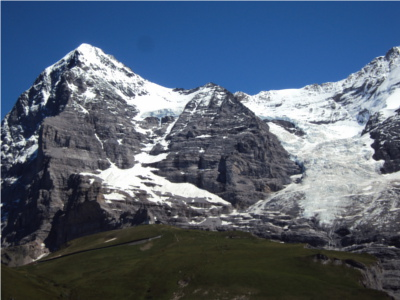
//> input picture images/Hill1.jpg, 400 x 300 px
$ ./main   (built with g++ and OpenCV 4)
//> lines starting //> are read from the running program, lines starting //| are printed output that depends on the picture; after the words box and inside, x2 and y2 are one past the last pixel; in counts of white or black regions, pixels touching at a corner belong together
#include <opencv2/core.hpp>
#include <opencv2/imgcodecs.hpp>
#include <opencv2/highgui.hpp>
#include "opencv2/opencv.hpp"
#include <iostream>
#include <opencv2/features2d.hpp>
#include "opencv2/xfeatures2d.hpp"
#include <stdio.h>
#include <opencv2/stitching/detail/blenders.hpp>

using namespace std;
using namespace cv;
using namespace cv::xfeatures2d;
using namespace detail;

Mat crop_image(Mat result)
{
    // //Finding the largest contour i.e remove the black region from image

    Mat img_gray;
    img_gray = result.clone();
    img_gray.convertTo(img_gray, CV_8UC1);
    cvtColor(img_gray, img_gray, COLOR_BGR2GRAY);
    threshold(img_gray, img_gray, 25, 255, THRESH_BINARY); //Threshold the gray

    vector<vector<Point> > contours; // Vector for storing contour
    vector<Vec4i> hierarchy;
    findContours(img_gray, contours, hierarchy, RETR_CCOMP, CHAIN_APPROX_SIMPLE); // Find the contours in the image
    int largest_area = 0;
    int largest_contour_index = 0;
    Rect bounding_rect;


    for (int i = 0; i< contours.size(); i++) // iterate through each contour.
    {
        double a = contourArea(contours[i], false);  //  Find the area of contour
        if (a>largest_area)
        {
            largest_area = a;
            largest_contour_index = i;                //Store the index of largest contour
            bounding_rect = boundingRect(contours[i]); // Find the bounding rectangle for biggest contour

        }

    }
    result = result(Rect(bounding_rect.x, bounding_rect.y, bounding_rect.width, bounding_rect.height));
    return result;

}

int main()
{

//  Initializing variables

    //  Read images
    Mat image1 = imread("images/Hill1.jpg");
//> image1 is the input picture: 300 rows x 400 cols, CV_8UC3; mean B, G, R 113.4, 95.7, 82.9
    Mat image2 = imread("images/Hill2.jpg");
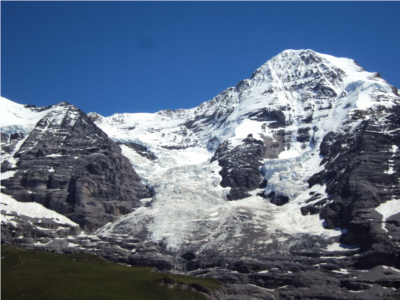
//> input picture images/Hill2.jpg, 400 x 300 px
//> image2 is the input picture: 300 rows x 400 cols, CV_8UC3; mean B, G, R 131, 108.6, 93
    Mat im1 = image1;

    //  Detector and Descriptor
    Ptr<AgastFeatureDetector> detector = AgastFeatureDetector::create();
    Ptr<FREAK> descriptor = FREAK::create();

    //  Key-points
    vector<KeyPoint> lastFramekeypoints1, lastFramekeypoints2;

    //  Descriptors
    Mat lastFrameDescriptors1, lastFrameDescriptors2;

    //  Matcher
    Ptr<cv::DescriptorMatcher> matcher = DescriptorMatcher::create(DescriptorMatcher::FLANNBASED);
    vector<vector<DMatch>> knn_matches;

    //  Finding key-points and their descriptors
    Mat img1_keypoints, img2_keypoints;
    detector->detect(image1, lastFramekeypoints1);
//> lastFramekeypoints1 = 3456 keypoints; strongest (x, y, size): (371, 145, 7), (166, 148, 7), (152, 171, 7), (95, 134, 7)
    detector->detect(image2, lastFramekeypoints2);
//> lastFramekeypoints2 = 3843 keypoints; strongest (x, y, size): (250, 135, 7), (219, 172, 7), (310, 193, 7), (229, 188, 7)
    descriptor->compute(image1, lastFramekeypoints1, lastFrameDescriptors1);
//> lastFramekeypoints1 = 3019 keypoints; strongest (x, y, size): (371, 145, 7), (166, 148, 7), (152, 171, 7), (95, 134, 7)
    descriptor->compute(image2, lastFramekeypoints2, lastFrameDescriptors2);
//> lastFramekeypoints2 = 3328 keypoints; strongest (x, y, size): (250, 135, 7), (219, 172, 7), (310, 193, 7), (229, 188, 7)

    if(lastFrameDescriptors1.type()!=CV_32F)
    {
        lastFrameDescriptors1.convertTo(lastFrameDescriptors1, CV_32F);
    }

    if(lastFrameDescriptors2.type()!=CV_32F)
    {
        lastFrameDescriptors2.convertTo(lastFrameDescriptors2, CV_32F);
    }

    //Draw Keypoints on images
    drawKeypoints(image1, lastFramekeypoints1, img1_keypoints, Scalar::all(-1),
                  DrawMatchesFlags::DEFAULT);
    drawKeypoints(image2, lastFramekeypoints2, img2_keypoints, Scalar::all(-1),
                  DrawMatchesFlags::DEFAULT);
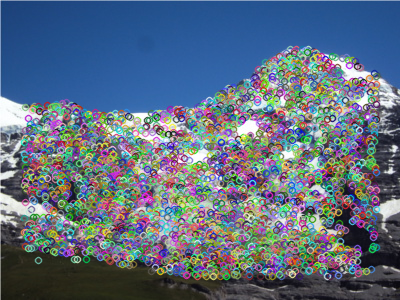
//> img2_keypoints: 300 rows x 400 cols, CV_8UC3; mean B, G, R 127.8, 109.2, 94
    //  Show detected (drawn) key-points on images
    imwrite("output_images/img1_keypoints.jpeg", img1_keypoints);
    imwrite("output_images/img2_keypoints.jpeg", img2_keypoints);

    //  Match the descriptors between the two images
    matcher->knnMatch( lastFrameDescriptors1,lastFrameDescriptors2, knn_matches, 2);
//> knn_matches = 3019 matches

    //  Filter matches using the Lowe's ratio test (KNN)
    const float ratio_thresh = 0.7f;
    std::vector<DMatch> good_matches;
    for (size_t i = 0; i < knn_matches.size(); i++)
    {
        if (knn_matches[i][0].distance < ratio_thresh * knn_matches[i][1].distance)
        {
            good_matches.push_back(knn_matches[i][0]);
        }
    }
//> after the loop, good_matches = 431 matches
    // Draw matches
    Mat img_matches;
    drawMatches(image1, lastFramekeypoints1, image2, lastFramekeypoints2, good_matches, img_matches, Scalar::all(-1),
                Scalar::all(-1), std::vector<char>(), DrawMatchesFlags::NOT_DRAW_SINGLE_POINTS );
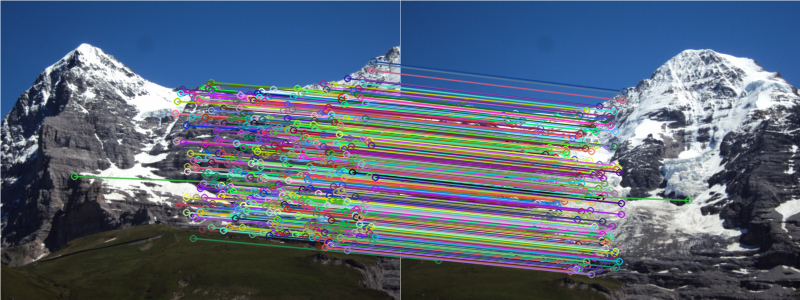
//> img_matches: 300 rows x 800 cols, CV_8UC3; mean B, G, R 120.3, 101.8, 88.5

    imwrite("output_images/goodmatches.jpeg", img_matches);

    // Localize the object
    std::vector<Point2f> image1_goodpoints;
    std::vector<Point2f> image2_goodpoints;
    for( size_t i = 0; i < good_matches.size(); i++ )
    {
        // Get the key-points from the good matches
        image1_goodpoints.push_back( lastFramekeypoints1[ good_matches[i].queryIdx ].pt );
        image2_goodpoints.push_back( lastFramekeypoints2[ good_matches[i].trainIdx ].pt );
    }
//> after the loop, image1_goodpoints = 431 Points (x, y), first 12: [373, 61], [371, 63], [371, 70], [347, 78], [362, 79], [211, 82], [323, 83], [362, 83], [209, 84], [333, 84], [328, 87], [203, 88]; image2_goodpoints = 431 Points (x, y), first 12: [224, 91], [222, 93], [222, 100], [199, 106], [213, 108], [66, 102], [176, 109], [213, 111], [62, 103], [186, 110], [181, 113], [55, 107]

    //  Warp Image
    //  Warp image 2 into image 1
    Mat H = findHomography(image2_goodpoints, image1_goodpoints, RANSAC);
//> H = [[0.887, 0.0587, 144.5], [-0.0908, 0.975, -11.66], [-0.000312, 4.92e-05, 1]]
    Mat warped_image2;
    warpPerspective(image2, warped_image2, H, Size(image1.cols + image2.cols, image1.rows));
    Mat half1 = warped_image2(Rect(0,0,warped_image2.cols/2, warped_image2.rows));
    Mat half2 = warped_image2(Rect(warped_image2.cols/2,0,warped_image2.cols/2, warped_image2.rows));
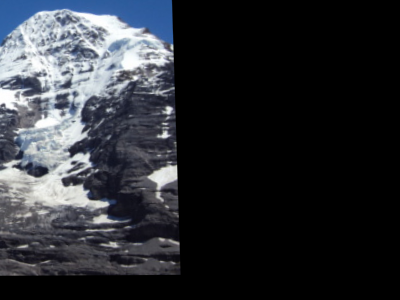
//> half2: 300 rows x 400 cols, CV_8UC3; mean B, G, R 51.7, 46.4, 43.8
    imwrite("output_images/warped_image.jpeg", warped_image2);

    int rows = image1.rows;
//> rows = 300
    int cols = image1.cols + image2.cols;
//> cols = 800

    //  Create black canvas
    Mat3b result(rows, cols, Vec3b(0, 0, 0));

    warped_image2.copyTo(result(Rect(0, 0, warped_image2.cols, warped_image2.rows)));
    im1.copyTo(result(Rect(0, 0, im1.cols, im1.rows)));
    result = crop_image(result);
//> in crop_image, `threshold(img_gray, img_gray, 25, 255, THRESH_BINARY);`:
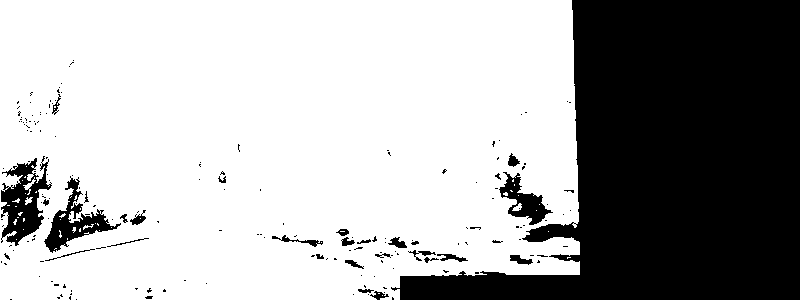
//> img_gray: 300 rows x 800 cols, CV_8UC1; 66.9% white; 187 black regions (158 under 20 px)
//> in crop_image, `findContours(img_gray, contours, hierarchy, RETR_CCOMP, CHAIN_APPROX_S..`: contours = 311 contours, 265 with area under 20; largest, box (x1, y1, x2, y2) and area: (0, 0, 580, 300) 166494, (0, 157, 53, 247) 2570, (43, 177, 122, 254) 1964, (498, 171, 554, 226) 1266, (280, 234, 324, 248) 182
//> the loop in crop_image, `for (int i = 0; i< contours.size(); i++)` made 311 passes
//> (a, largest_area, bounding_rect) on passes 31, 45, 50: (33, 33, Rect(512, 203, 10, 8)), (37, 37, Rect(23, 177, 13, 18)), (166493.5, 166493, Rect(0, 0, 580, 300))
//> a on passes 1, 2, 4, 5, 6, 7: 0, 0, 0, 0, 0, 0
//> after the loop in crop_image, `for (int i = 0; i< contours.size(); i++)`: largest_area = 166493; largest_contour_index = 49
    imwrite("output_images/Stitched.jpeg", result);

    // Blending using Gaussian and Laplacian Pyramids
    vector<Mat> g_pyramid_1;
    buildPyramid(result, g_pyramid_1, 6);
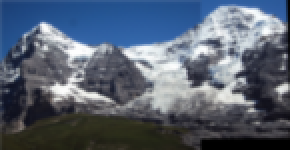
//> g_pyramid_1[2]: 75 rows x 145 cols, CV_8UC3 (shown 2 times larger); mean B, G, R 114.6, 98.4, 87.5

    vector<Mat> l_pyramid_1;
    for(int i = 5; i>0; i--){
        Mat gaussian_expanded_1;
        pyrUp(g_pyramid_1[i], gaussian_expanded_1);
        resize(gaussian_expanded_1, gaussian_expanded_1, g_pyramid_1[i-1].size());
        l_pyramid_1.push_back(g_pyramid_1[i-1] - gaussian_expanded_1);
        }

    vector<Mat> pyramid;

    for(int i =0; i<l_pyramid_1.size(); i++){
        Mat3b laplacian(l_pyramid_1[i].rows, l_pyramid_1[i].cols, Vec3b(1,1,1));
        l_pyramid_1[i].copyTo(laplacian(Rect(0, 0, l_pyramid_1[i].cols, l_pyramid_1[i].rows)));
        pyramid.push_back(laplacian);
    }
//> this loop made 5 passes
    Mat pyramid_reconstruct = pyramid[0];
    for(int i = 1; i<5; i++){
        pyrUp(pyramid[i], pyramid[i]);
        resize(pyramid_reconstruct, pyramid_reconstruct, pyramid[i].size());
        pyramid_reconstruct = pyramid_reconstruct + pyramid[i];
    }
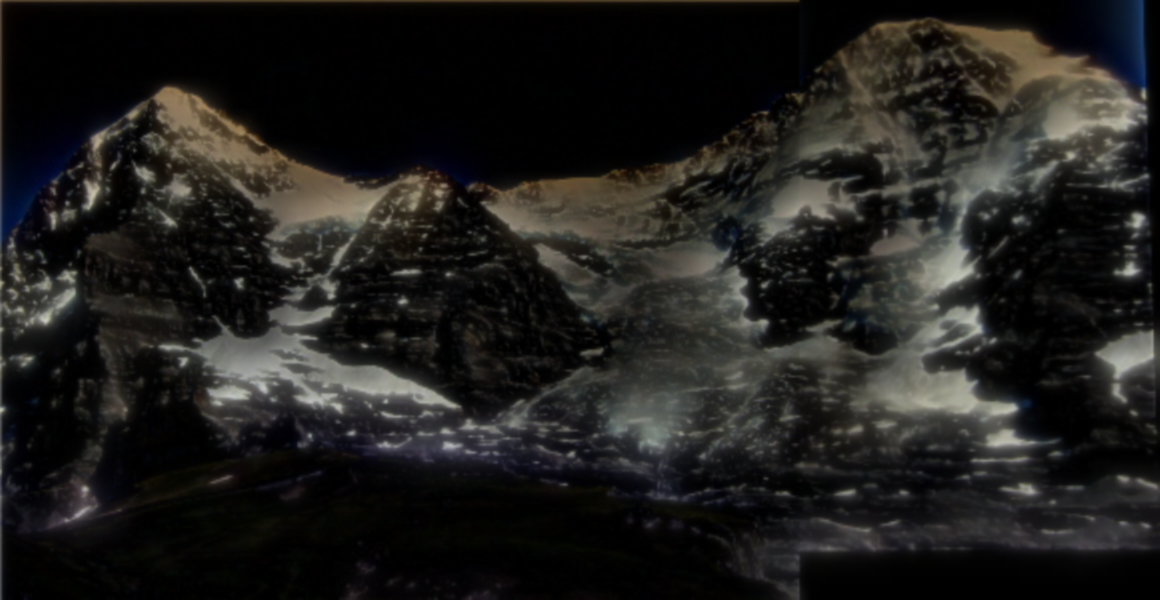
//> pyramid_reconstruct: 600 rows x 1160 cols, CV_8UC3; mean B, G, R 28.7, 30.6, 31.6

    imwrite("output_images/blended_image.jpeg", pyramid_reconstruct);

    return 0;

}
